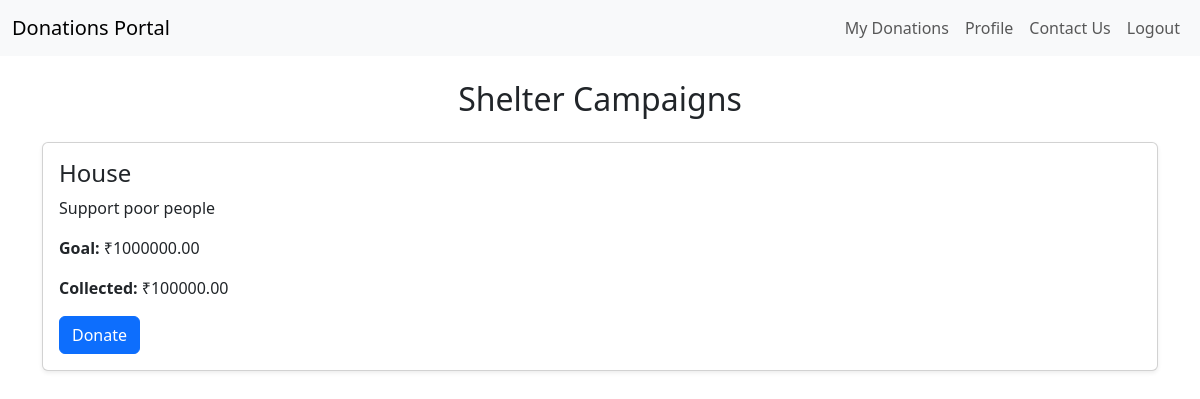
Page /shelter/ (signed in) on the committed database.
### DonationsApp/models.py (models this page shows, shortened)
class Campaign(models.Model):
    CATEGORY_CHOICES = [
        ('education', 'Education'),
        ('food', 'Food'),
        ('clothes', 'Clothes'),
        ('medical', 'Medical'),
        ('infrastructure', 'Infrastructure'),
        ('shelter', 'Shelter'),
    ]
    title = models.CharField(max_length=200)
    description = models.TextField()
    goal_amount = models.DecimalField(max_digits=10, decimal_places=2)
    collected_amount = models.DecimalField(max_digits=10, decimal_places=2, default=0)
    created_by = models.ForeignKey('auth.User', on_delete=models.CASCADE)
    category = models.CharField(max_length=30, choices=CATEGORY_CHOICES)  # ✅ Add this line

### DonationsApp/views.py (the view)
# urls.py: path('shelter/', views.shelter_view, name='shelter'),
@login_required
def shelter_view(request):
    campaigns = Campaign.objects.filter(category='shelter')
    return render(request, 'shelter.html', {'campaigns': campaigns})

### DonationsApp/templates/shelter.html (shortened to what this page needs)
    {% extends 'base.html' %}
{% block content %}
<h2 class="text-center mb-4">Shelter Campaigns</h2>
{% for campaign in campaigns %}
<div class="card mb-3 shadow-sm">
    <div class="card-body">
        <h4>{{ campaign.title }}</h4>
        <p>{{ campaign.description }}</p>
        <p><strong>Goal:</strong> ₹{{ campaign.goal_amount }}</p>
        <p><strong>Collected:</strong> ₹{{ campaign.collected_amount }}</p>
        <a href="{% url 'donate' campaign.id %}" class="btn btn-primary">Donate</a>
    </div>
</div>
{% empty %}
<p class="text-center">No active campaigns in this category.</p>
{% endfor %}
{% endblock %}

### rows in the picture
Campaign: title "House", description "Support poor people", goal_amount "1000000.00", collected_amount "100000.00"
